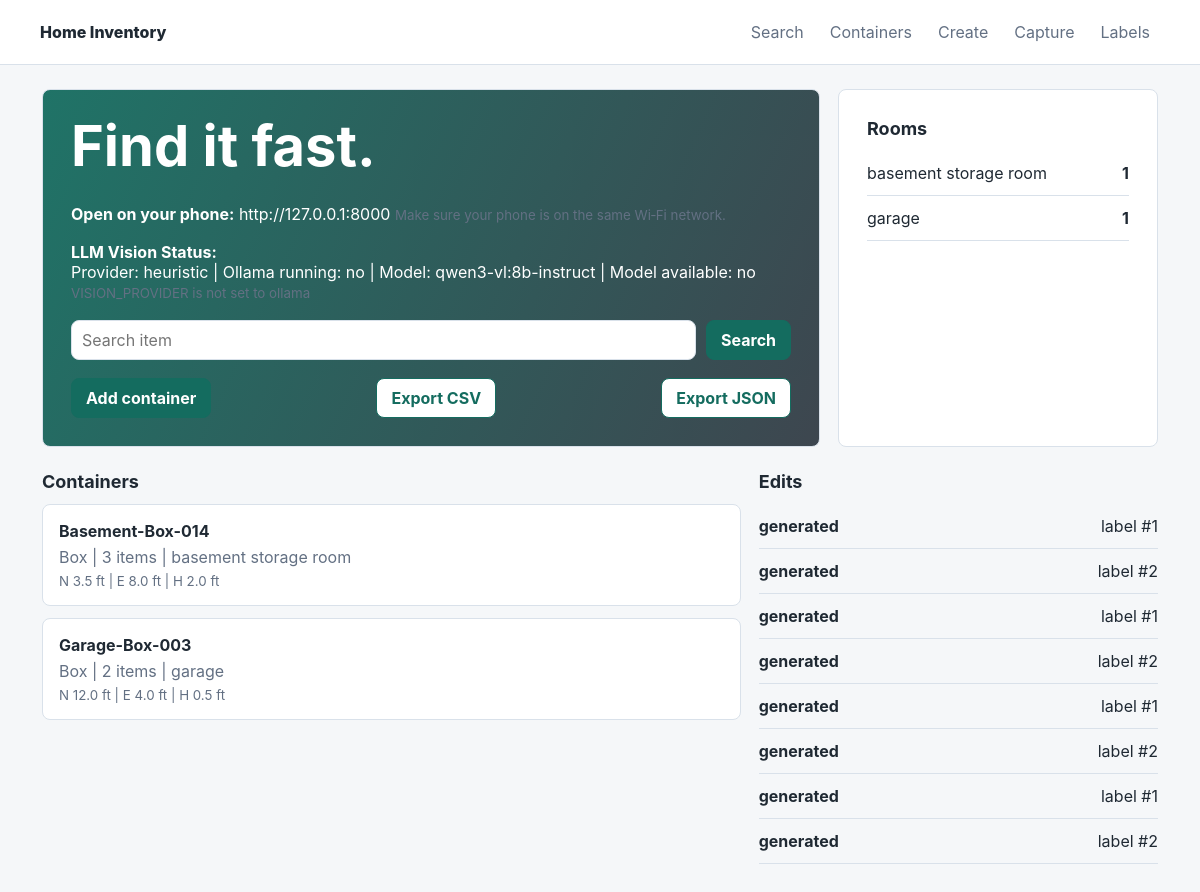
Before: / with the older database file.
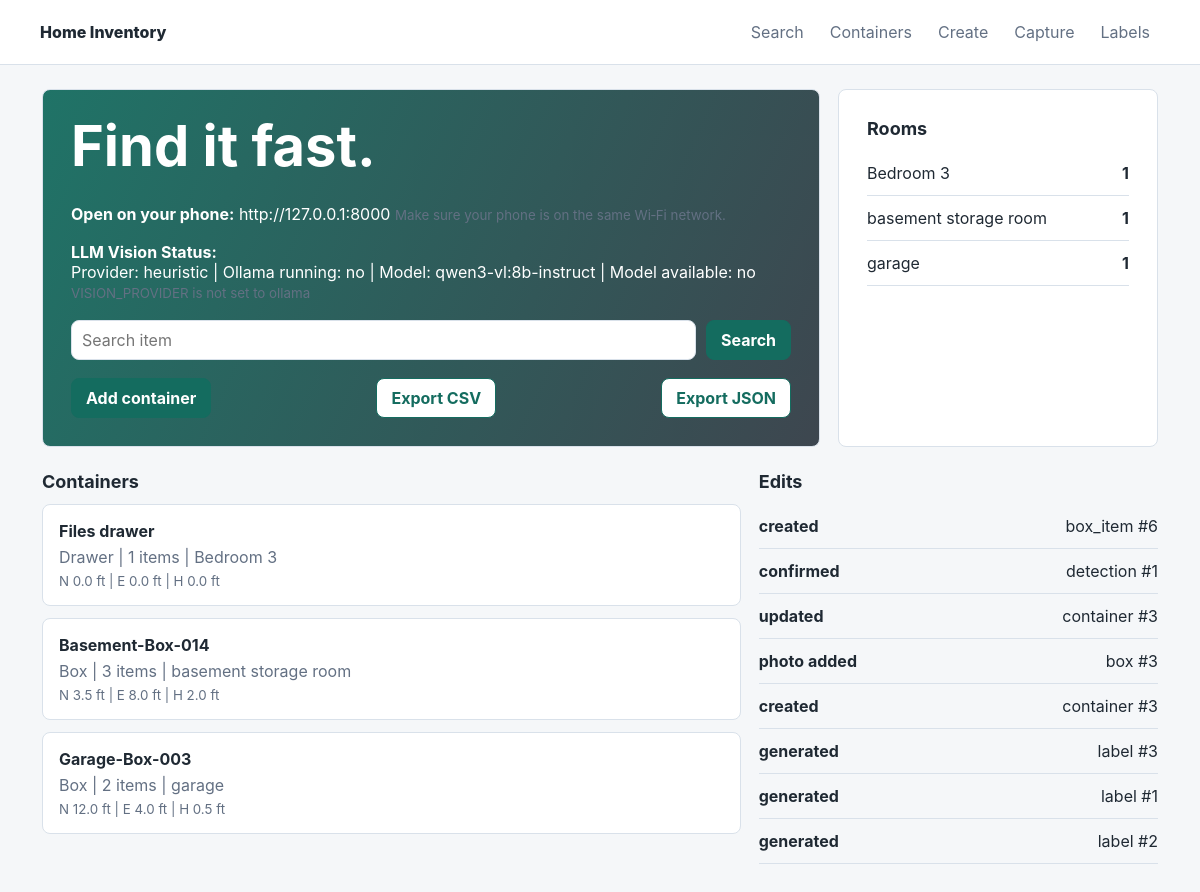
After: the same page with the newer database file.
### tables this page shows
CREATE TABLE box_locations (
  id INTEGER PRIMARY KEY AUTOINCREMENT,
  box_id INTEGER NOT NULL UNIQUE REFERENCES boxes(id) ON DELETE CASCADE,
  room_name TEXT NOT NULL,
  north_ft REAL NOT NULL DEFAULT 0,
  east_ft REAL NOT NULL DEFAULT 0,
  elevation_ft REAL NOT NULL DEFAULT 0,
  updated_at TEXT DEFAULT CURRENT_TIMESTAMP
);

CREATE TABLE boxes (
  id INTEGER PRIMARY KEY AUTOINCREMENT,
  public_id TEXT NOT NULL UNIQUE,
  name TEXT NOT NULL UNIQUE,
  notes TEXT DEFAULT '',
  tags TEXT DEFAULT '',
  inaccessible INTEGER DEFAULT 0,
  size TEXT DEFAULT '',
  stack_position TEXT DEFAULT '',
  created_at TEXT DEFAULT CURRENT_TIMESTAMP,
  updated_at TEXT DEFAULT CURRENT_TIMESTAMP
, parent_box_id INTEGER REFERENCES boxes(id) ON DELETE SET NULL, container_type TEXT NOT NULL DEFAULT 'box');

CREATE TABLE edit_history (
  id INTEGER PRIMARY KEY AUTOINCREMENT,
  entity_type TEXT NOT NULL,
  entity_id INTEGER NOT NULL,
  action TEXT NOT NULL,
  before_json TEXT DEFAULT '{}',
  after_json TEXT DEFAULT '{}',
  created_at TEXT DEFAULT CURRENT_TIMESTAMP
);

### app/main.py (the view)
@app.get("/", response_class=HTMLResponse)
def dashboard(request: Request, conn=Depends(db)):
    boxes = list_boxes(conn)
    rooms = rows(conn.execute("SELECT room_name, COUNT(*) AS count FROM box_locations GROUP BY room_name ORDER BY room_name"))
    recent = rows(conn.execute("SELECT * FROM edit_history ORDER BY created_at DESC LIMIT 8"))
    host_env = os.environ.get("HOME_INVENTORY_HOST", "127.0.0.1")
    port_env = os.environ.get("HOME_INVENTORY_PORT", "8000")
    display_host = host_env
    if host_env in ("0.0.0.0", "::", ""):
        try:
            with socket.socket(socket.AF_INET, socket.SOCK_DGRAM) as s:
                s.connect(("8.8.8.8", 80))
                display_host = s.getsockname()[0]
        except Exception:
            display_host = "127.0.0.1"
    external_url = f"http://{display_host}:{port_env}"
    llm_status = ollama_status()
    return templates.TemplateResponse(
        "dashboard.html",
        {"request": request, "boxes": boxes, "rooms": rooms, "recent": recent, "external_url": external_url, "llm_status": llm_status},
    )

### app/templates/dashboard.html (shortened to what this page needs)
{% extends "base.html" %}
{% block content %}
<section class="dashboard-grid">
  <div class="hero-panel">
    <h1>Find it fast.</h1>
    {% if external_url %}
    <div class="external-url">
      <strong>Open on your phone:</strong>
      <a href="{{ external_url }}">{{ external_url }}</a>
      <small>Make sure your phone is on the same Wi‑Fi network.</small>
    </div>
    {% endif %}
    {% if llm_status %}
    <div class="external-url">
      <strong>LLM Vision Status:</strong>
      <div>
        Provider: {{ llm_status.provider }} |
        Ollama running: {{ "yes" if llm_status.running else "no" }} |
        Model: {{ llm_status.model }} |
        Model available: {{ "yes" if llm_status.model_available else "no" }}
      </div>
      {% if llm_status.error %}
      <small>{{ llm_status.error }}</small>
      {% else %}
      <small>Ollama endpoint: {{ llm_status.base_url }}</small>
      {% endif %}
    </div>
    {% endif %}
    <form class="searchbar" action="/search">
      <input name="q" autofocus placeholder="Search item">
      <button>Search</button>
    </form>
    <div class="quick-actions">
      <a class="button" href="/boxes/new">Add container</a>
      <a class="button secondary" href="/export.csv">Export CSV</a>
      <a class="button secondary" href="/export.json">Export JSON</a>
    </div>
  </div>
  <aside class="metric-panel">
    <h2>Rooms</h2>
    {% for room in rooms %}
      <div class="metric-row"><span>{{ room.room_name }}</span><strong>{{ room.count }}</strong></div>
    {% else %}
      <p>No containers yet.</p>
    {% endfor %}
  </aside>
</section>
<section class="split">
  <div>
    <h2>Containers</h2>
    <div class="box-list">
      {% for box in boxes[:6] %}
      <a class="box-card" href="/boxes/{{ box.id }}">
        <strong>{{ box.name }}</strong>
        <span>{{ box.container_type.replace("_", " ").title() }} | {{ box.item_count }} items | {{ box.room_name }}</span>
        <small>N {{ box.north_ft }} ft | E {{ box.east_ft }} ft | H {{ box.elevation_ft }} ft</small>
      </a>
      {% endfor %}
    </div>
  </div>
  <div>
    <h2>Edits</h2>
    <div class="history-list">
      {% for event in recent %}
      <div><strong>{{ event.action.replace("_", " ") }}</strong><span>{{ event.entity_type }} #{{ event.entity_id }}</span></div>
      {% else %}
      <p>No edits yet.</p>
      {% endfor %}
    </div>
  </div>
</section>
{% endblock %}

Changed rows visible on the page:
no longer on this page (row unchanged): edit_history: action.replace "generated", entity_type "label", entity_id "1"
no longer on this page (row unchanged): edit_history: action.replace "generated", entity_type "label", entity_id "2"
no longer on this page (row unchanged): edit_history: action.replace "generated", entity_type "label", entity_id "1"
no longer on this page (row unchanged): edit_history: action.replace "generated", entity_type "label", entity_id "2"
no longer on this page (row unchanged): edit_history: action.replace "generated", entity_type "label", entity_id "1"
no longer on this page (row unchanged): edit_history: action.replace "generated", entity_type "label", entity_id "2"
added box_locations: room_name "Bedroom 3", count "1", name "Files drawer", container_type.replace "Drawer", item_count "1", north_ft "0.0", east_ft "0.0", elevation_ft "0.0"
added edit_history: action.replace "created", entity_type "box_item", entity_id "6"
added edit_history: action.replace "confirmed", entity_type "detection", entity_id "1"
added edit_history: action.replace "updated", entity_type "container", entity_id "3"
added edit_history: action.replace "photo added", entity_type "box", entity_id "3"
added edit_history: action.replace "created", entity_type "container", entity_id "3"
added edit_history: action.replace "generated", entity_type "label", entity_id "3"
